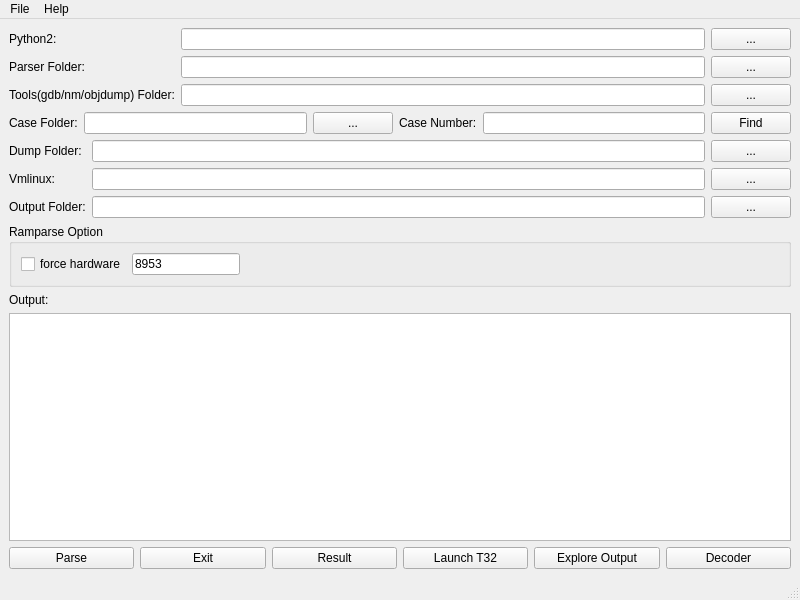
<?xml version="1.0" encoding="UTF-8"?>
<ui version="4.0">
 <class>MainWindow</class>
 <widget class="QMainWindow" name="MainWindow">
  <property name="geometry">
   <rect>
    <x>0</x>
    <y>0</y>
    <width>800</width>
    <height>600</height>
   </rect>
  </property>
  <property name="windowTitle">
   <string>QParser</string>
  </property>
  <widget class="QWidget" name="centralwidget">
   <layout class="QGridLayout" name="gridLayout_4">
    <item row="0" column="0">
     <layout class="QGridLayout" name="gridLayout">
      <item row="1" column="0">
       <widget class="QLabel" name="label_4">
        <property name="text">
         <string>Parser Folder:</string>
        </property>
       </widget>
      </item>
      <item row="2" column="3">
       <widget class="QPushButton" name="toolsfolderPushButton">
        <property name="text">
         <string>...</string>
        </property>
       </widget>
      </item>
      <item row="1" column="2">
       <widget class="QLineEdit" name="parserfolderLineEdit"/>
      </item>
      <item row="2" column="2">
       <widget class="QLineEdit" name="toolsfolderLineEdit"/>
      </item>
      <item row="1" column="3">
       <widget class="QPushButton" name="parserfolderPushButton">
        <property name="text">
         <string>...</string>
        </property>
       </widget>
      </item>
      <item row="0" column="2">
       <widget class="QLineEdit" name="pythonLineEdit"/>
      </item>
      <item row="2" column="0">
       <widget class="QLabel" name="label_5">
        <property name="text">
         <string>Tools(gdb/nm/objdump) Folder:</string>
        </property>
       </widget>
      </item>
      <item row="0" column="0">
       <widget class="QLabel" name="label_8">
        <property name="text">
         <string>Python2:</string>
        </property>
       </widget>
      </item>
      <item row="0" column="3">
       <widget class="QPushButton" name="pythonPushButton">
        <property name="text">
         <string>...</string>
        </property>
       </widget>
      </item>
     </layout>
    </item>
    <item row="1" column="0">
     <layout class="QHBoxLayout" name="horizontalLayout_2">
      <item>
       <widget class="QLabel" name="label_7">
        <property name="text">
         <string>Case Folder:</string>
        </property>
       </widget>
      </item>
      <item>
       <widget class="QLineEdit" name="casefolderLineEdit"/>
      </item>
      <item>
       <widget class="QPushButton" name="casefolderPushButton">
        <property name="text">
         <string>...</string>
        </property>
       </widget>
      </item>
      <item>
       <widget class="QLabel" name="label_9">
        <property name="text">
         <string>Case Number:</string>
        </property>
       </widget>
      </item>
      <item>
       <widget class="QLineEdit" name="casenoLineEdit"/>
      </item>
      <item>
       <widget class="QPushButton" name="findcasePushButton">
        <property name="text">
         <string>Find</string>
        </property>
       </widget>
      </item>
     </layout>
    </item>
    <item row="2" column="0">
     <layout class="QGridLayout" name="gridLayout_2">
      <item row="0" column="0">
       <widget class="QLabel" name="label">
        <property name="text">
         <string>Dump Folder:</string>
        </property>
       </widget>
      </item>
      <item row="0" column="1">
       <widget class="QLineEdit" name="dumpfolderLineEdit"/>
      </item>
      <item row="0" column="2">
       <widget class="QPushButton" name="dumpfolderPushButton">
        <property name="text">
         <string>...</string>
        </property>
       </widget>
      </item>
      <item row="1" column="0">
       <widget class="QLabel" name="label_2">
        <property name="text">
         <string>Vmlinux:</string>
        </property>
       </widget>
      </item>
      <item row="1" column="1">
       <widget class="QLineEdit" name="vmlinuxLineEdit"/>
      </item>
      <item row="1" column="2">
       <widget class="QPushButton" name="vmlinuxPushButton">
        <property name="text">
         <string>...</string>
        </property>
       </widget>
      </item>
      <item row="2" column="0">
       <widget class="QLabel" name="label_3">
        <property name="text">
         <string>Output Folder:</string>
        </property>
       </widget>
      </item>
      <item row="2" column="1">
       <widget class="QLineEdit" name="outputfolderLineEdit"/>
      </item>
      <item row="2" column="2">
       <widget class="QPushButton" name="outputfolderPushButton">
        <property name="text">
         <string>...</string>
        </property>
       </widget>
      </item>
     </layout>
    </item>
    <item row="3" column="0">
     <widget class="QGroupBox" name="groupBox_2">
      <property name="title">
       <string>Ramparse Option</string>
      </property>
      <layout class="QGridLayout" name="gridLayout_3">
       <item row="0" column="0">
        <widget class="QCheckBox" name="forcehwCheckBox">
         <property name="text">
          <string>force hardware</string>
         </property>
        </widget>
       </item>
       <item row="0" column="2">
        <widget class="QLineEdit" name="hwidLineEdit">
         <property name="sizePolicy">
          <sizepolicy hsizetype="Preferred" vsizetype="Fixed">
           <horstretch>0</horstretch>
           <verstretch>0</verstretch>
          </sizepolicy>
         </property>
         <property name="text">
          <string>8953</string>
         </property>
        </widget>
       </item>
       <item row="0" column="3">
        <spacer name="horizontalSpacer">
         <property name="orientation">
          <enum>Qt::Horizontal</enum>
         </property>
         <property name="sizeHint" stdset="0">
          <size>
           <width>40</width>
           <height>20</height>
          </size>
         </property>
        </spacer>
       </item>
      </layout>
     </widget>
    </item>
    <item row="4" column="0">
     <layout class="QVBoxLayout" name="verticalLayout">
      <item>
       <widget class="QLabel" name="label_6">
        <property name="text">
         <string>Output:</string>
        </property>
       </widget>
      </item>
      <item>
       <widget class="QTextBrowser" name="outputTextBrowser"/>
      </item>
     </layout>
    </item>
    <item row="5" column="0">
     <layout class="QHBoxLayout" name="horizontalLayout">
      <item>
       <widget class="QPushButton" name="parsePushButton">
        <property name="text">
         <string>Parse</string>
        </property>
       </widget>
      </item>
      <item>
       <widget class="QPushButton" name="exitPushButton">
        <property name="text">
         <string>Exit</string>
        </property>
       </widget>
      </item>
      <item>
       <widget class="QPushButton" name="resultPushButton">
        <property name="text">
         <string>Result</string>
        </property>
       </widget>
      </item>
      <item>
       <widget class="QPushButton" name="t32PushButton">
        <property name="text">
         <string>Launch T32</string>
        </property>
       </widget>
      </item>
      <item>
       <widget class="QPushButton" name="explorePushButton">
        <property name="text">
         <string>Explore Output</string>
        </property>
       </widget>
      </item>
      <item>
       <widget class="QPushButton" name="decoderPushButton">
        <property name="text">
         <string>Decoder</string>
        </property>
       </widget>
      </item>
     </layout>
    </item>
   </layout>
  </widget>
  <widget class="QStatusBar" name="statusbar"/>
  <widget class="QMenuBar" name="menubar">
   <property name="geometry">
    <rect>
     <x>0</x>
     <y>0</y>
     <width>800</width>
     <height>22</height>
    </rect>
   </property>
   <widget class="QMenu" name="fileMenu">
    <property name="title">
     <string>File</string>
    </property>
    <addaction name="settingAction"/>
    <addaction name="exitAction"/>
   </widget>
   <widget class="QMenu" name="helpMenu">
    <property name="title">
     <string>Help</string>
    </property>
    <addaction name="aboutAction"/>
   </widget>
   <addaction name="fileMenu"/>
   <addaction name="helpMenu"/>
  </widget>
  <action name="exitAction">
   <property name="text">
    <string>Exit</string>
   </property>
  </action>
  <action name="settingAction">
   <property name="text">
    <string>Setting</string>
   </property>
  </action>
  <action name="aboutAction">
   <property name="text">
    <string>About</string>
   </property>
  </action>
 </widget>
 <resources/>
 <connections>
  <connection>
   <sender>exitAction</sender>
   <signal>triggered()</signal>
   <receiver>MainWindow</receiver>
   <slot>close()</slot>
   <hints>
    <hint type="sourcelabel">
     <x>-1</x>
     <y>-1</y>
    </hint>
    <hint type="destinationlabel">
     <x>399</x>
     <y>292</y>
    </hint>
   </hints>
  </connection>
  <connection>
   <sender>exitPushButton</sender>
   <signal>clicked()</signal>
   <receiver>MainWindow</receiver>
   <slot>close()</slot>
   <hints>
    <hint type="sourcelabel">
     <x>182</x>
     <y>533</y>
    </hint>
    <hint type="destinationlabel">
     <x>413</x>
     <y>533</y>
    </hint>
   </hints>
  </connection>
 </connections>
</ui>
